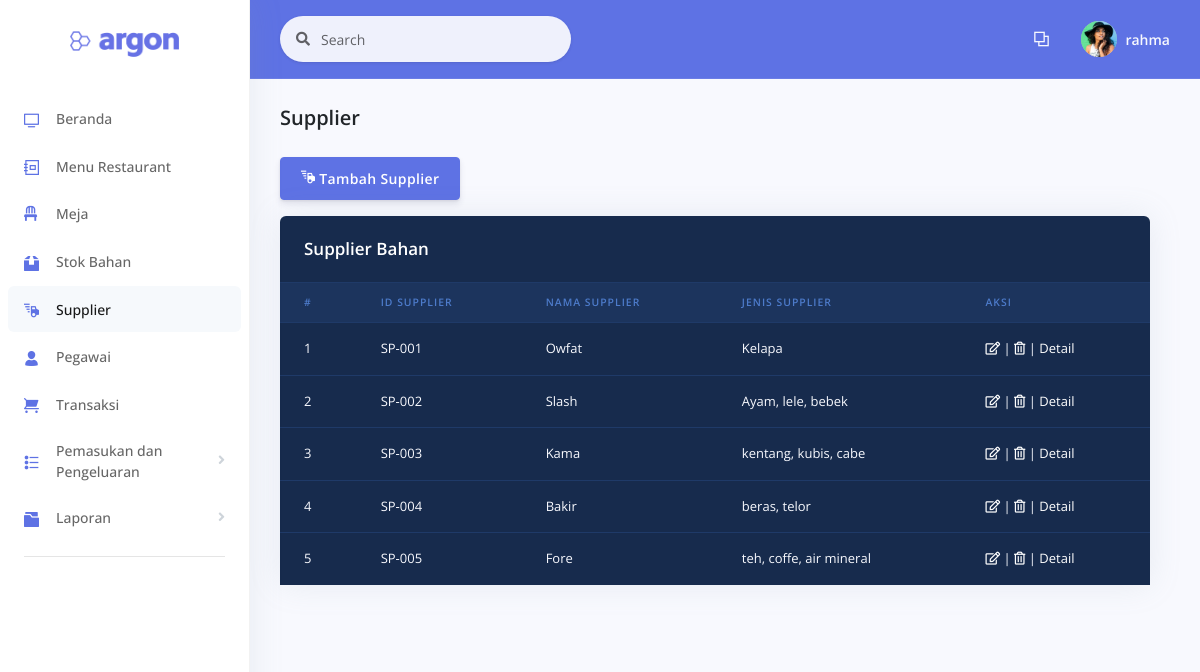
/examples/supplier.php (signed in), run on the app's committed database.
### tables this page shows
CREATE TABLE `supplier` (
  `id_supplier` varchar(7) NOT NULL,
  `nama` varchar(50) NOT NULL,
  `jenis` varchar(50) NOT NULL,
  `alamat` varchar(100) NOT NULL,
  `no_telepon` varchar(13) NOT NULL,
  `email` varchar(50) NOT NULL
);

### examples/functions.php (called while the page is built, shortened)
<?php
function koneksi() {
	$conn = mysqli_connect("localhost", "root", "");
	mysqli_select_db($conn, "pw_restaurant");
	return $conn;
}
function query($sql) {
	$conn = koneksi();
	$result = mysqli_query($conn, "$sql");
	$rows = [];
	while ($row = mysqli_fetch_assoc($result)) {
		$rows[] = $row;
	}
	return $rows;
}
?>

### examples/supplier.php (the view, shortened to what this page needs)
<?php
  require 'functions.php';
  $supplier = query("SELECT * FROM supplier");
?>
<!DOCTYPE html>
<html>
<head>
  <link rel="stylesheet" href="../assets/vendor/nucleo/css/nucleo.css" type="text/css">
  <link rel="stylesheet" href="../assets/vendor/@fortawesome/fontawesome-free/css/all.min.css" type="text/css">
  <link rel="stylesheet" href="../assets/css/argon.css?v=1.2.0" type="text/css">
  <link rel="stylesheet" href="../assets/css/style.css">
</head>
<body>
  <nav class="sidenav navbar navbar-vertical  fixed-left  navbar-expand-xs navbar-light bg-white" id="sidenav-main">
    <div class="scrollbar-inner">
      <div class="sidenav-header  align-items-center">
        <a class="navbar-brand" href="javascript:void(0)">
          <img src="../assets/img/brand/blue.png" class="navbar-brand-img" alt="...">
        </a>
      </div>
      <div class="navbar-inner">
        <div class="collapse navbar-collapse" id="sidenav-collapse-main">
          <ul class="navbar-nav">
            <li class="nav-item">
              <a class="nav-link" href="beranda.php">
                <i class="ni ni-tv-2 text-primary"></i>
                <span class="nav-link-text">Beranda</span>
              </a>
            </li>
            <li class="nav-item">
              <a class="nav-link" href="menu.php">
                <i class="ni ni-collection text-primary"></i>
                <span class="nav-link-text">Menu Restaurant</span>
              </a>
            </li>
            <li class="nav-item">
              <a class="nav-link" href="meja.php">
                <i class="fas fa-chair text-primary"></i>
                <span class="nav-link-text">Meja</span>
              </a>
            </li>
            <li class="nav-item">
              <a class="nav-link" href="stok.php">
                <i class="ni ni-box-2 text-primary"></i>
                <span class="nav-link-text">Stok Bahan</span>
              </a>
            </li>
            <li class="nav-item">
              <a class="nav-link active" href="supplier.php">
                <i class="ni ni-delivery-fast text-primary"></i>
                <span class="nav-link-text">Supplier</span>
              </a>
            </li>
            <li class="nav-item">
              <a class="nav-link" href="pegawai.php">
                <i class="ni ni-single-02 text-primary"></i>
                <span class="nav-link-text">Pegawai</span>
              </a>
            </li>
            <li class="nav-item">
              <a class="nav-link" href="transaksi.php">
                <i class="ni ni-cart text-primary"></i>
                <span class="nav-link-text">Transaksi</span>
              </a>
            </li>
            <li class="nav-item">
              <a class="nav-link" data-toggle="collapse" href="#dua">
                <i class="ni ni-bullet-list-67 text-primary"></i>
                <span class="nav-link-text">Pemasukan dan Pengeluaran</span>
              </a>
            </li>
            <li class="nav-item">
              <a class="nav-link" data-toggle="collapse" href="#tables">
                <i class="ni ni-folder-17 text-primary"></i>
                <span class="nav-link-text">Laporan</span>
              </a>
            </li>
          </ul>
          <hr class="my-3">
        </div>
      </div>
    </div>
  </nav>
  <div class="main-content" id="panel">
    <nav class="navbar navbar-top navbar-expand navbar-dark bg-primary border-bottom">
      <div class="container-fluid">
        <div class="collapse navbar-collapse" id="navbarSupportedContent">
          <form class="navbar-search navbar-search-light form-inline mr-sm-3" id="navbar-search-main" action="" method="POST">
            <div class="form-group mb-0">
              <div class="input-group input-group-alternative input-group-merge">
                <div class="input-group-prepend">
                  <span class="input-group-text"><i class="fas fa-search"></i></span>
                </div>
                <input class="keyword form-control" placeholder="Search" type="text" name="keyword" autocomplete="off">
              </div>
            </div>
          </form>
          <ul class="navbar-nav align-items-center  ml-md-auto ">
            <li class="nav-item dropdown">
              <a class="nav-link" href="#" role="button" data-toggle="dropdown" aria-haspopup="true" aria-expanded="false">
                <i class="ni ni-ungroup"></i>
              </a>
            </li>
          </ul>
          <ul class="navbar-nav align-items-center  ml-auto ml-md-0 ">
            <li class="nav-item dropdown">
              <a class="nav-link pr-0" href="#" role="button" data-toggle="dropdown" aria-haspopup="true" aria-expanded="false">
                <div class="media align-items-center">
                  <span class="avatar avatar-sm rounded-circle">
                    <img alt="Image placeholder" src="../assets/img/theme/team-4.jpg">
                  </span>
                  <div class="media-body  ml-2  d-none d-lg-block">
                    <span class="mb-0 text-sm  font-weight-bold"><?php echo $_SESSION["username"]; ?></span>
                  </div>
                </div>
              </a>
            </li>
          </ul>
        </div>
      </div>
    </nav>
    <div class="header pb-6">
      <div class="container-fluid">
        <div class="header-body">
          <div class="row align-items-center py-4">
            <div class="col-lg-6 col-7">
              <h6 class="h2 text-dark d-inline-block mb-0">Supplier</h6>
            </div>
          </div>
          <a href="tambahsupplier.php"><button type="submit" class="btn btn-primary mb-3"><i class="ni ni-delivery-fast"></i> Tambah Supplier</button></a>
            <div class="row tabel-gelap">
              <div class="col">
                <div class="card bg-default shadow">
                  <div class="card-header bg-transparent border-0">
                    <h3 class="text-white mb-0">Supplier Bahan</h3>
                  </div>
                  <div class="hasil-cari table-responsive">
                    <table class="table align-items-center table-dark table-flush">
                      <thead class="thead-dark">
                        <tr>
                          <th scope="col" class="sort" data-sort="name">#</th>
                          <th scope="col" class="sort" data-sort="budget">ID Supplier</th>
                          <th scope="col" class="sort" data-sort="status">Nama Supplier</th>
                          <th scope="col" class="sort" data-sort="status">Jenis Supplier</th>
                          <th scope="col" class="sort" data-sort="status">Aksi</th>
                        </tr>
                      </thead>
                      <tbody class="list">
                        <?php $i = 1; ?>
                        <?php foreach ($supplier as $sup) { ?>
                          <tr>
                            <td><?php echo $i++; ?></td>
                            <td><?php echo $sup['id_supplier']; ?></td>
                            <td><?php echo $sup['nama']; ?></td>
                            <td><?php echo $sup['jenis']; ?></td>
                            <td>
                              <a href="ubahsupplier.php?id_supplier=<?php echo $sup['id_supplier']; ?>" onclick="return confirm('Ubah data supplier?')"><i class="far fa-edit text-white"></i></a> |
                              <a href="hapussupplier.php?id_supplier=<?php echo $sup['id_supplier']; ?>" onclick="return confirm('Hapus data supplier?')"><i class="far fa-trash-alt text-white"></i></a> |
                              <a href="detailsupplier.php?id_supplier=<?php echo $sup['id_supplier']; ?>" class="text-white">Detail</a>
                            </td>
                          </tr>
                        <?php } ?>
                      </tbody>
                    </table>
                  </div>
                </div>
              </div>
            </div>
        </div>
      </div>
    </div>
    <div class="container-fluid mt--6">
      <footer class="footer pt-0">
      </footer>
    </div>
  </div>
</body>
</html>

### assets/css/style.css (style rules this page uses)
.tabel-gelap { width: 900px; }

### data on the page
supplier: id_supplier "SP-001", nama "Owfat", jenis "Kelapa"
supplier: id_supplier "SP-002", nama "Slash", jenis "Ayam, lele, bebek"
supplier: id_supplier "SP-003", nama "Kama", jenis "kentang, kubis, cabe"
supplier: id_supplier "SP-004", nama "Bakir", jenis "beras, telor"
supplier: id_supplier "SP-005", nama "Fore", jenis "teh, coffe, air mineral"

### other printed values
$_SESSION["username"] "rahma"
